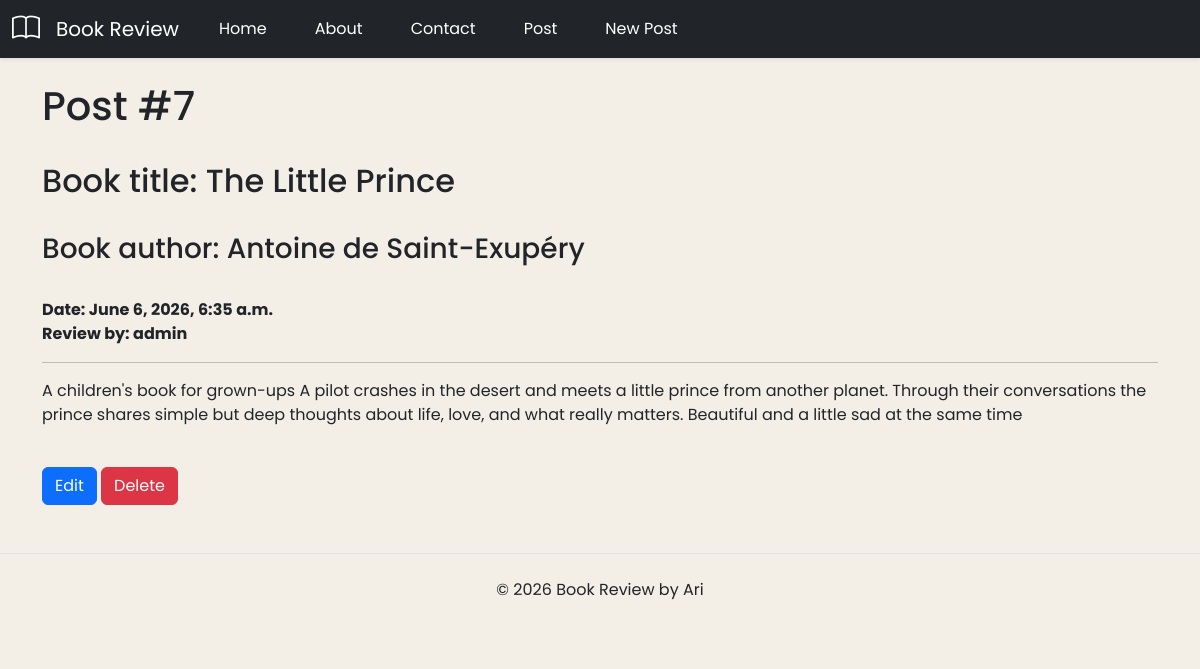
Page /post/detail/7/ on the committed database.
### posts/models.py (models this page shows, shortened)
class Post(models.Model):
    title = models.CharField(max_length=100) #string
    subtitle = models.CharField(max_length=100) #string
    body = models.TextField() #string
    created_on = models.DateTimeField(auto_now_add=True) #datetime
    author = models.ForeignKey(
        get_user_model(),
        on_delete=models.CASCADE,
    )#string / object

### posts/views.py (the view)
# urls.py: path("detail/<int:pk>/", PostDetailView.as_view(), name="post_detail"),
class PostDetailView(DetailView): #GET request ->Single Object
    template_name = "detail.html"
    model = Post
    context_object_name = "single_post"

### templates/detail.html (shortened to what this page needs)
{% extends 'base.html' %}
{% load static %}
{% block css %}
    <link rel="stylesheet" href="{% static 'css/list.css' %}">
{% endblock %}
{% block content %}
    <h1>Post #{{single_post.id}}</h1><br/>
    <h2>Book title: {{single_post.title}}</h2><br/>
    <h3>Book author: {{single_post.subtitle}}</h3><br/>
    <span><strong>Date: {{ single_post.created_on}}</strong></span><br/>
    <span><strong>Review by: {{ single_post.author }}</strong></span>
    <hr/>
    <p>{{ single_post.body }}</p>
    <br/>
    <a href="{% url 'post_edit' single_post.id %}" class="btn btn-primary">Edit</a>
    <a href="{% url 'post_delete' single_post.id %}" class="btn btn-danger">Delete</a>
{% endblock %}

### static/css/list.css (style rules this page uses)
body { background-color: #f4efe6; font-family: 'Poppins', sans-serif; }

### rows in the picture
Post: id "7", title "The Little Prince", subtitle "Antoine de Saint-Exupéry", created_on "June 6, 2026, 6:35 a.m.", author "admin", body "A children's book for grown-ups A pilot crashes in the desert and meets a little prince from another planet. Through their conversations the prince shares simple but deep thoughts about life, love, and what really matters. Beautiful and a little sad at the same time"
